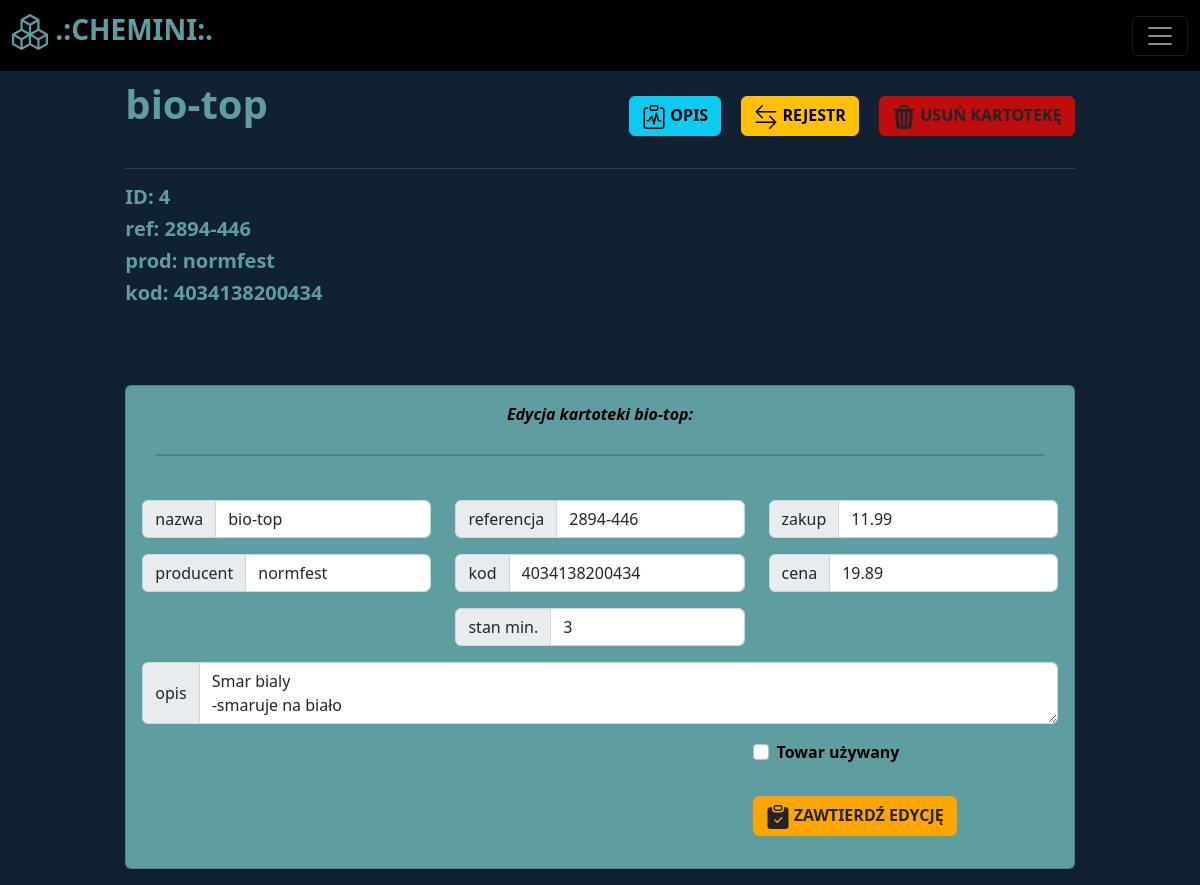
The page /warehouse/view-item/4 (signed in) on the database its author committed.
### libs/models.py (models this page shows)
class Item(Base):
    __tablename__ = "items"
    id = Column(Integer, primary_key=True, autoincrement=True, index=True)
    name = Column(String, unique=False, nullable=False)
    manufacturer = Column(String, nullable=False)
    reference = Column(String, unique=True, index=True, nullable=False)
    code = Column(String, unique=True, index=True)
    description = Column(String)
    stack = Column(Integer, nullable=False, default=0)
    stack_min = Column(Integer, nullable=False, default=0)
    buy = Column(Float)
    sell = Column(Float)
    used = Column(Boolean, default=False)

### routers/warehouse.py (the view)
@router.get("/warehouse/view-item/{item_id}", tags=['warehouse'])
def view_item(item_id: int, request: Request, db: Session=Depends(get_db)):
    token = request.cookies.get("access_token")     # very important line if you want to authenticate user on page
    if not token:
        return RedirectResponse("/")
    try:
        scheme,_,param = token.partition(" ")
        payload = jwt.decode(param, config.get("security", "jwt_secret_key"), config.get("security", "algorithm"))
        user = db.query(User).filter(User.name==payload['sub']).first()
    except Exception:
        return RedirectResponse("/")
    if not user:
        return RedirectResponse("/")
    try:
        item_moves = db.query(ItemsMoves).filter(ItemsMoves.item_id==item_id)
        item_table = []
        for item in item_moves:
            _index = {"date":  item.date, "item_id": item.item_id, "quantity": item.quantity}
            item_table.append(
                _index
            )
        item_table.reverse()
        for item in item_table:
            print(f"date: {item['date']}\nitem ID: {item['item_id']}\nquantity: {item['quantity']}")
        item = db.query(Item).filter(Item.id == item_id).first()
        return templates.TemplateResponse("item.html", {"request": request, "item": item, "item_move": item_table})
    except Exception as e:
        return {"response": "error", "msg": f"{str(e)}"}

### templates/item.html (shortened to what this page needs)
{% extends "baseauth.html" %}
{% block col2 %}
<div>
    <div class="row">
        <div class="col" styl="text-align:left">
            <h1><b>{{ item.name }}</b></h1>
        </div>
        <div class="col">
            <div style="text-align:right">
                <button class="btn my-3 btn-info" style="margin-right:1rem" id="descriptionBtn">
                  <b>
                     OPIS
                  </b>
                </button>
                <button class="btn my-3 btn-warning" style="margin-right:1rem" id="movesBtn">
                  <b>
                     REJESTR
                  </b>
                </button>
                <button class="btn my-3" style="background:rgb(191, 13, 13)" onclick="delete_item('{{ item.id }}')" id="editbtn3">
                  <b>
                     USUŃ KARTOTEKĘ
                  </b>
                </button>
            </div>
        </div>
    </div>
  <hr>
  <h5><b>ID: {{ item.id }}</b></h4>
  <h5><b>ref: {{ item.reference }}</b></h4>
  <h5><b>prod: {{ item.manufacturer }}</b></h4>
  <h5><b>kod: {{ item.code }}</b></h4>
</div>
<div class="card" style="margin-top:5rem; background:cadetblue; color:black">
    <div class="container text-center" style="margin-top:1rem">
      <i><b>Edycja kartoteki {{ item.name }}: </b></i>
    </div>
    <div class="card" style="text-align:center; background:cadetblue; margin:3%">
    </div>
      <div class="row p-3">
          <div class="col">
              <div class="input-group mb-3">
                  <span class="input-group-text" id="inputGroup-sizing-default">nazwa</span>
                  <input required="True" id="name" value="{{ item.name }}" type="text" class="form-control" aria-label="Sizing example input" aria-describedby="inputGroup-sizing-default">
              </div>
              <div class="input-group mb-3">
                  <span class="input-group-text" id="inputGroup-sizing-default">producent</span>
                  <input required="True" id="manufacturer" value="{{ item.manufacturer }}" type="text" class="form-control" aria-label="Sizing example input" aria-describedby="inputGroup-sizing-default">
              </div>
          </div>
          <div class="col">
              <div class="input-group mb-3">
                  <span class="input-group-text" id="inputGroup-sizing-default">referencja</span>
                  <input required="True" id="reference" value="{{ item.reference }}" type="text" class="form-control" aria-label="Sizing example input" aria-describedby="inputGroup-sizing-default">
              </div>
              <div class="input-group mb-3">
                  <span class="input-group-text" id="inputGroup-sizing-default">kod</span>
                  <input required="True" id="code" value="{{ item.code }}" type="text" class="form-control" aria-label="Sizing example input" aria-describedby="inputGroup-sizing-default">
              </div>
              <div class="input-group mb-3">
                  <span class="input-group-text" id="inputGroup-sizing-default">stan min.</span>
                  <input required="True" id="stack_min" value="{{ item.stack_min }}" type="number" class="form-control" aria-label="Sizing example input" aria-describedby="inputGroup-sizing-default">
              </div>
          </div>
          <div class="col">
              <div class="input-group mb-3">
                  <span class="input-group-text" id="inputGroup-sizing-default">zakup</span>
                  <input required="True" id="buy" value="{{ item.buy }}" type="number" class="form-control" aria-label="Sizing example input" aria-describedby="inputGroup-sizing-default">
              </div>
              <div class="input-group mb-3">
                  <span class="input-group-text" id="inputGroup-sizing-default">cena</span>
                  <input required="True" id="sell" value="{{ item.sell }}" type="number" class="form-control" aria-label="Sizing example input" aria-describedby="inputGroup-sizing-default">
              </div>
          </div>
          <div class="input-group mb-3">
              <span class="input-group-text" id="inputGroup-sizing-default">opis</span>
              <textarea id="description" type="text" class="form-control" aria-label="Sizing example input" aria-describedby="inputGroup-sizing-default">{{ item.description }}</textarea>
          </div>
          <div class="row">
            <div class="col">
            </div>
            <div class="col">
            </div>
            <div class="col">
              <div class="form-check">
                  <input class="form-check-input" type="checkbox" id="isused">
                  <label class="form-check-label" for="isused">
                    <b>Towar używany</b>
                  </label>
              </div>
              <div style="text-align:left; margin-top:2rem">
                  <button class="btn mb-3 border-1" style="background:orange" onclick="update_item('{{ item.id }}')" name="editbtn2" id="editbtn2">
                    <b>
                       ZAWTIERDŹ EDYCJĘ
                    </b>
                  </button>
              </div>
            </div>
          </div>
      </div>
  </div>
{% endblock %}

### static/style.css (style rules this page uses)
body { background: #102131; color: cadetblue; -webkit-background-size: cover; -moz-background-size: cover; background-size: cover; -o-background-size: cover; }

### rows shown on the page
Item: name "bio-top", id "4", reference "2894-446", manufacturer "normfest", code "4034138200434", stack_min "3", buy "11.99", sell "19.89", description "Smar bialy -smaruje na biało"
